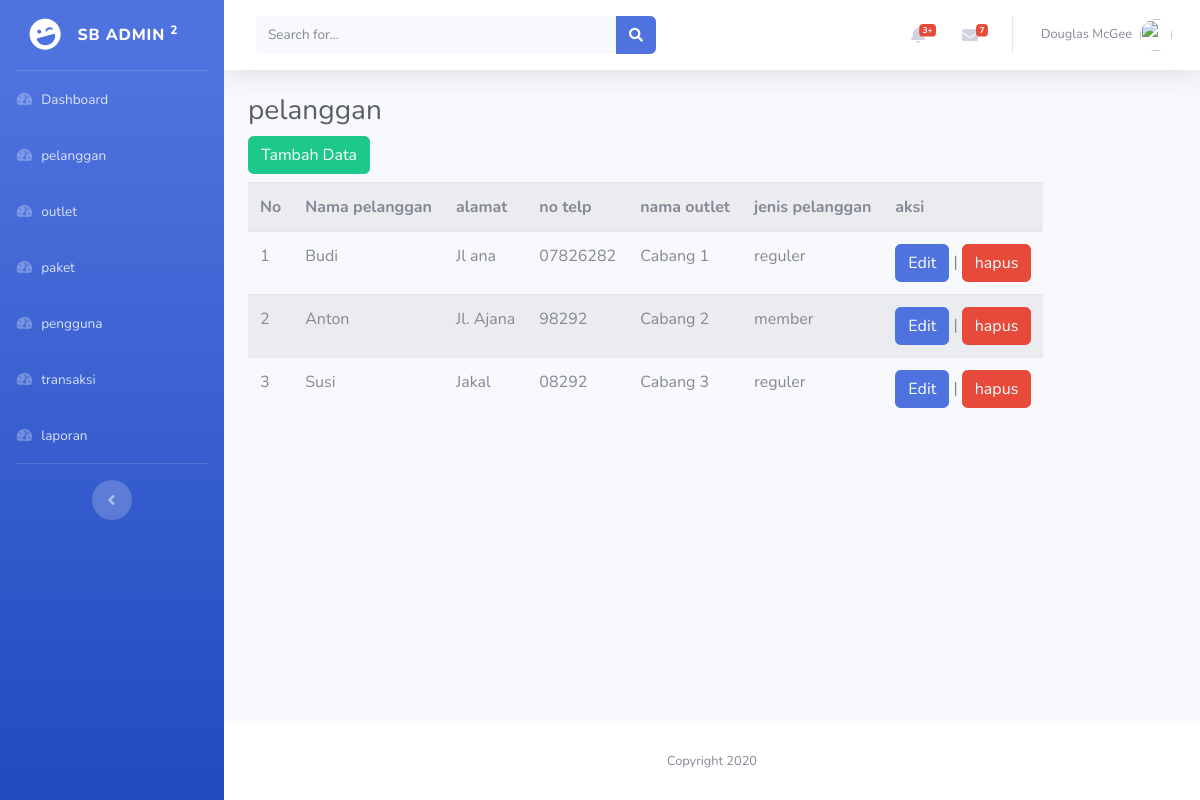
The page /admin/pelanggan.php (signed in) on the database its author committed.
### tables this page shows
CREATE TABLE `tb_pelanggan` (
  `id_pelanggan` int(15) NOT NULL,
  `nama_pelanggan` varchar(35) NOT NULL,
  `alamat` text NOT NULL,
  `telp` varchar(15) NOT NULL,
  `id_outlet` int(15) NOT NULL,
  `jenis_pelanggan` enum('reguler','member') NOT NULL
);

CREATE TABLE `tb_outlet` (
  `id_outlet` int(15) NOT NULL,
  `nama_outlet` varchar(35) NOT NULL,
  `alamat` text NOT NULL,
  `telp` varchar(15) NOT NULL
);

### admin/pelanggan.php (the view, shortened to what this page needs)
<?php
include("../koneksi.php");
$query = mysqli_query($koneksi, "SELECT * FROM tb_pelanggan JOIN tb_outlet ON tb_pelanggan.id_outlet = tb_outlet.id_outlet");
$data = [];
while($r = mysqli_fetch_assoc($query)){
  $data[] = $r;
}
?>
<!DOCTYPE html>
<html lang="en">
<head>
    <link href="../assets/fontawesome/css/all.min.css" rel="stylesheet" type="text/css">
    <link href="../assets/css/sb-admin-2.min.css" rel="stylesheet">
</head>
<body id="page-top">
    <div id="wrapper">
        <ul class="navbar-nav bg-gradient-primary sidebar sidebar-dark accordion" id="accordionSidebar">
            <a class="sidebar-brand d-flex align-items-center justify-content-center" href="index.html">
                <div class="sidebar-brand-icon rotate-n-15">
                    <i class="fas fa-laugh-wink"></i>
                </div>
                <div class="sidebar-brand-text mx-3">SB Admin <sup>2</sup></div>
            </a>
            <hr class="sidebar-divider my-0">
            <li class="nav-item">
                <a class="nav-link" href="index.php">
                    <i class="fas fa-fw fa-tachometer-alt"></i>
                    <span>Dashboard</span></a>
            </li>
            <li class="nav-item">
                <a class="nav-link" href="pelanggan.php">
                    <i class="fas fa-fw fa-tachometer-alt"></i>
                    <span>pelanggan</span></a>
            </li>
            <li class="nav-item">
                <a class="nav-link" href="outlet.php">
                    <i class="fas fa-fw fa-tachometer-alt"></i>
                    <span>outlet</span></a>
            </li>
            <li class="nav-item">
                <a class="nav-link" href="paket.php">
                    <i class="fas fa-fw fa-tachometer-alt"></i>
                    <span>paket</span></a>
            </li>
            <li class="nav-item">
                <a class="nav-link" href="pengguna.php">
                    <i class="fas fa-fw fa-tachometer-alt"></i>
                    <span>pengguna</span></a>
            </li>
            <li class="nav-item">
                <a class="nav-link" href="transaksi.php">
                    <i class="fas fa-fw fa-tachometer-alt"></i>
                    <span>transaksi</span></a>
            </li>
            <li class="nav-item">
                <a class="nav-link" href="laporan.php">
                    <i class="fas fa-fw fa-tachometer-alt"></i>
                    <span>laporan</span></a>
            </li>
            <hr class="sidebar-divider">
            <div class="text-center d-none d-md-inline">
                <button class="rounded-circle border-0" id="sidebarToggle"></button>
            </div>
        </ul>
        <div id="content-wrapper" class="d-flex flex-column">
            <div id="content">
                <nav class="navbar navbar-expand navbar-light bg-white topbar mb-4 static-top shadow">
                    <form
                        class="d-none d-sm-inline-block form-inline mr-auto ml-md-3 my-2 my-md-0 mw-100 navbar-search">
                        <div class="input-group">
                            <input type="text" class="form-control bg-light border-0 small" placeholder="Search for..."
                                aria-label="Search" aria-describedby="basic-addon2">
                            <div class="input-group-append">
                                <button class="btn btn-primary" type="button">
                                    <i class="fas fa-search fa-sm"></i>
                                </button>
                            </div>
                        </div>
                    </form>
                    <ul class="navbar-nav ml-auto">
                        <li class="nav-item dropdown no-arrow mx-1">
                            <a class="nav-link dropdown-toggle" href="#" id="alertsDropdown" role="button"
                                data-toggle="dropdown" aria-haspopup="true" aria-expanded="false">
                                <i class="fas fa-bell fa-fw"></i>
                                <span class="badge badge-danger badge-counter">3+</span>
                            </a>
                        </li>
                        <li class="nav-item dropdown no-arrow mx-1">
                            <a class="nav-link dropdown-toggle" href="#" id="messagesDropdown" role="button"
                                data-toggle="dropdown" aria-haspopup="true" aria-expanded="false">
                                <i class="fas fa-envelope fa-fw"></i>
                                <span class="badge badge-danger badge-counter">7</span>
                            </a>
                        </li>
                        <li class="nav-item dropdown no-arrow">
                            <a class="nav-link dropdown-toggle" href="#" id="userDropdown" role="button"
                                data-toggle="dropdown" aria-haspopup="true" aria-expanded="false">
                                <span class="mr-2 d-none d-lg-inline text-gray-600 small">Douglas McGee</span>
                                <img class="img-profile rounded-circle"
                                    src="img/undraw_profile.svg">
                            </a>
                        </li>
                    </ul>
                </nav>
                <div class="container-fluid">
                    <div class="d-sm-flex align-items-center justify-content-between mb-2">
                        <h1 class="h3 mb-0 text-gray-800">pelanggan</h1>
                    </div>
                    <div class="row">
                      <div class="col-12">
                        <a href="t_pelanggan.php" class="btn btn-success mb-2">Tambah Data</a>
                        <table class="table table-responsive table-striped">
                          <tr>
                            <th>No</th>
                            <th>Nama pelanggan</th>
                            <th>alamat</th>
                            <th>no telp</th>
                            <th>nama outlet</th>
                            <th>jenis pelanggan</th>
                            <th>aksi</th>
                          </tr>
                          <?php $no = 1; ?>
                          <?php foreach($data as $d) : ?>
                           <tr>
                             <td>
                               <?= $no++; ?>
                             </td>
                             <td>
                               <?= $d["nama_pelanggan"]; ?>
                             </td>
                             <td>
                               <?= $d["alamat"]; ?>
                             </td>
                             <td>
                               <?= $d["telp"]; ?>
                             </td>
                             <td>
                               <?= $d["nama_outlet"]; ?>
                             </td>
                             <td>
                               <?= $d["jenis_pelanggan"]; ?>
                             </td>
                             <td>
                               <a href="e_pelanggan.php?id=<?= $d['id_pelanggan']; ?>" class="btn btn-primary">
                                 Edit
                               </a> |
                               <a href="pelanggan.php?id_hps=<?= $d['id_pelanggan']; ?>" class="btn btn-danger">
                                 hapus
                               </a>
                             </td>
                           </tr>
                          <?php endforeach; ?>
                        </table>
                      </div>
                    </div>
                </div>
            </div>
            <footer class="sticky-footer bg-white">
                <div class="container my-auto">
                    <div class="copyright text-center my-auto">
                        <span>Copyright 2020</span>
                    </div>
                </div>
            </footer>
        </div>
    </div>
</body>
</html>

### rows shown on the page
tb_pelanggan: nama_pelanggan "Budi", id_outlet.alamat "Jl ana", id_outlet.telp "07826282", id_outlet.nama_outlet "Cabang 1", jenis_pelanggan "reguler"
tb_pelanggan: nama_pelanggan "Anton", id_outlet.alamat "Jl. Ajana", id_outlet.telp "98292", id_outlet.nama_outlet "Cabang 2", jenis_pelanggan "member"
tb_pelanggan: nama_pelanggan "Susi", id_outlet.alamat "Jakal", id_outlet.telp "08292", id_outlet.nama_outlet "Cabang 3", jenis_pelanggan "reguler"
